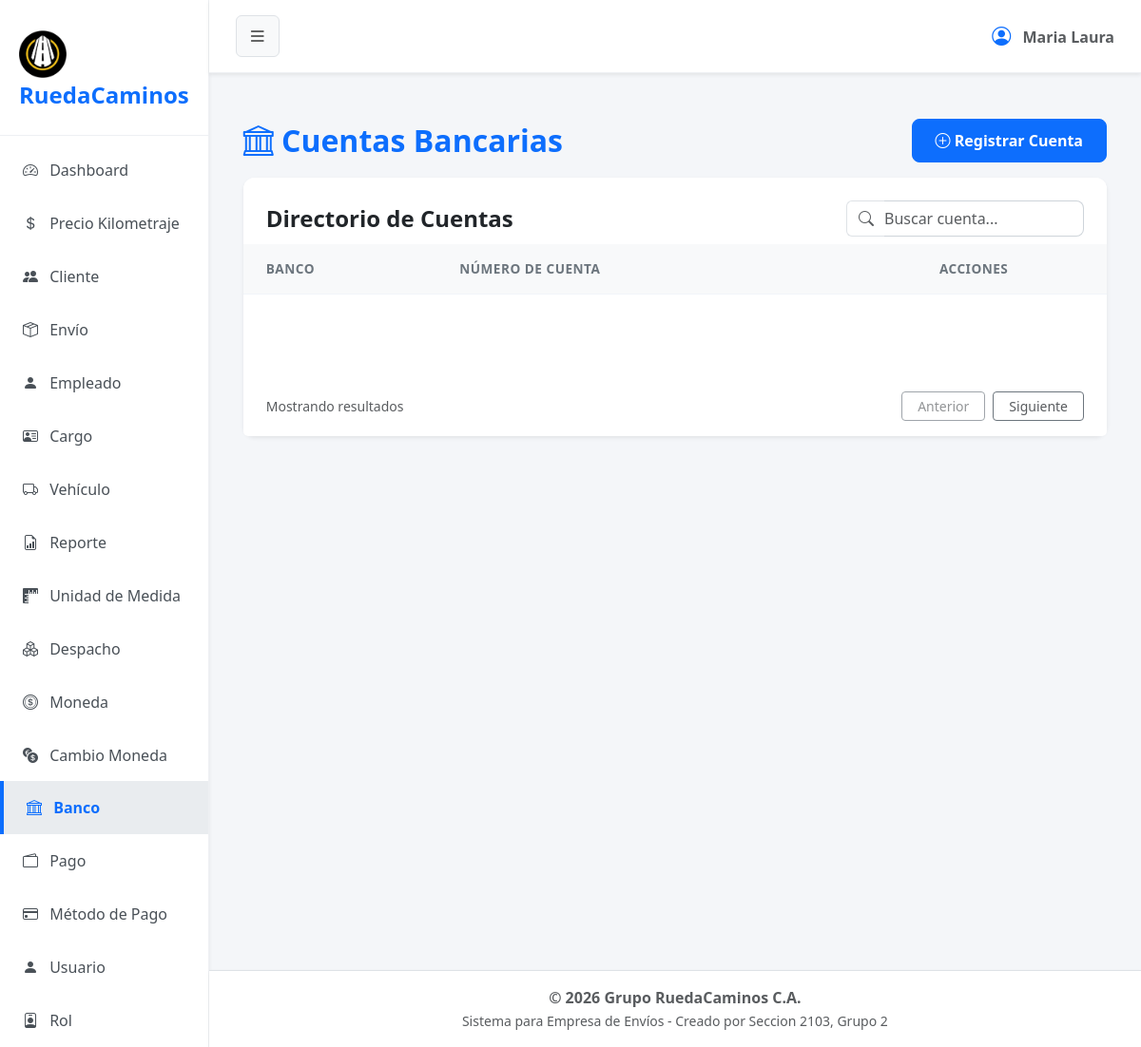
The app's page /?url=bancos, older data.
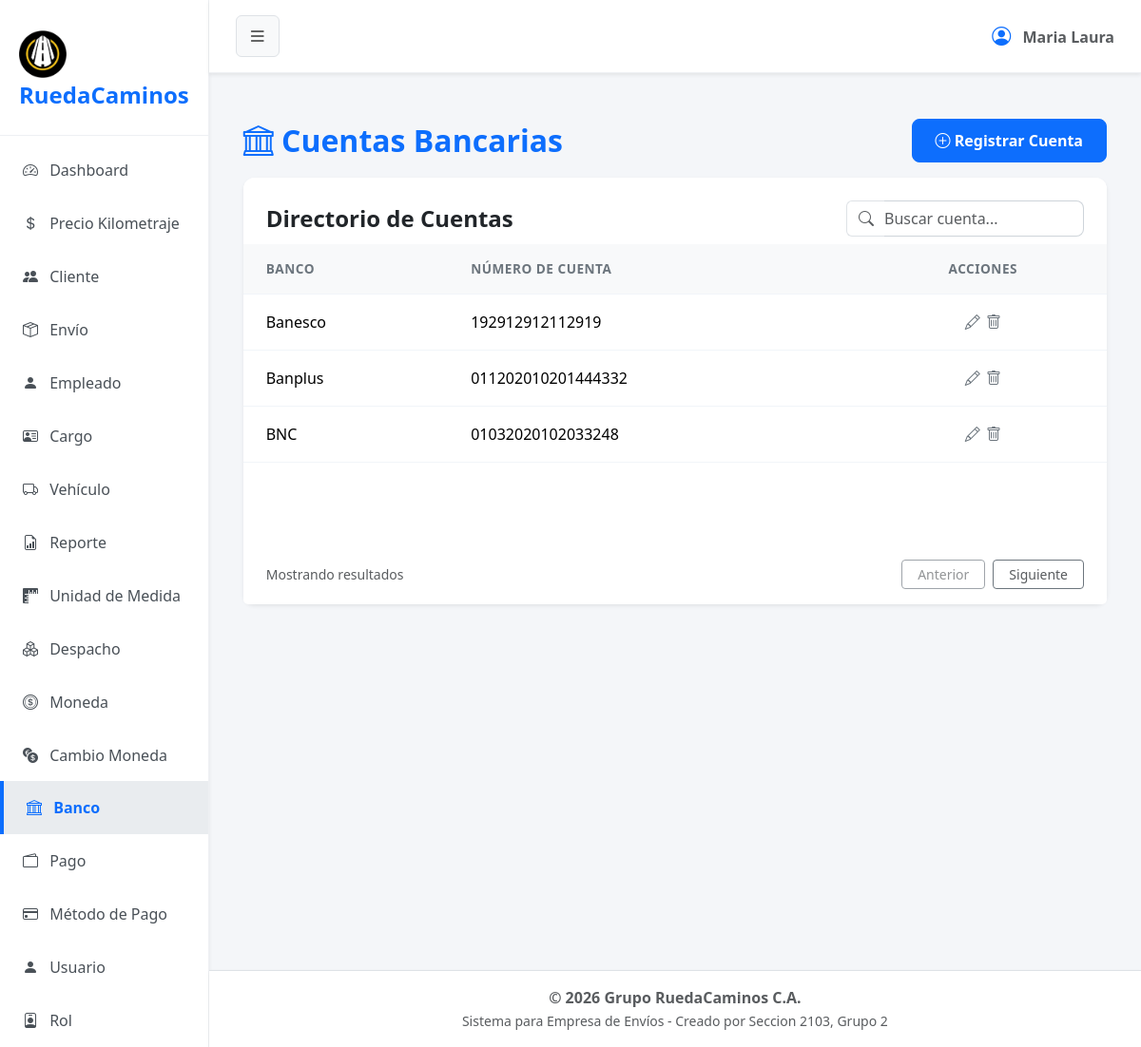
The same page, newer data.
### tables this page shows
CREATE TABLE `cuenta_banco` (
  `cod_cuenta` int(1) NOT NULL,
  `telefono` varchar(11) NOT NULL,
  `numero_cuenta` varchar(20) NOT NULL,
  `cod_banco` int(11) NOT NULL,
  `estado` tinyint(1) NOT NULL
);

CREATE TABLE `banco` (
  `cod_banco` int(1) NOT NULL,
  `nombre` varchar(20) NOT NULL,
  `estado` tinyint(1) NOT NULL
);

### app/controller/bancosController.php (called while the page is built, shortened)
<?php
    $bancoModel = new Banco ();
   $registros = $bancoModel->obt_RegistrosBancos();
    include 'app/view/layout/header.php';
    include 'app/view/bancos/bancosView.php';
    include 'app/view/layout/footer.php';
?>

### index.php (called while the page is built, shortened)
<?php
    $frontController = new FrontController();
?>

### app/config/Conexion.php (called while the page is built, shortened)
<?php
abstract class Conexion
{
    public $host = "localhost";
    public $namedb = "grupo_ruedacaminos";
    public $userdb = "root";
    public $passwd = "";
    public function __construct()
    {
        $this->conexion = $this->getConnection();
    }
    public function getConnection(): PDO
    {
        try {
            $dsn = "mysql:host=" . $this->host . ";dbname=" . $this->namedb . ";charset=utf8";
            $conexion = new PDO($dsn, $this->userdb, $this->passwd);
            $conexion->setAttribute(PDO::ATTR_ERRMODE, PDO::ERRMODE_EXCEPTION);
        } catch (PDOException $error) {
            die('No se pudo conectar a la base de datos, error:' . $error->getMessage());
        }
        return $conexion;
    }
}

### app/model/Banco.php (called while the page is built, shortened)
<?php
class Banco extends Conexion
{
    public function obt_RegistrosBancos()
    {
        try {
            $sentencia = "SELECT cuenta_banco.*, banco.nombre AS nombrebanco
              FROM cuenta_banco
              INNER JOIN banco ON cuenta_banco.cod_banco = banco.cod_banco
              WHERE cuenta_banco.estado = 1";
            $select = $this->conexion->prepare($sentencia);
            $select->execute();
            return $select->fetchAll(\PDO::FETCH_ASSOC);
        } catch (\PDOException $e) {
            return [];
        }
    }
}

### app/view/bancos/componentes/tabla.php (the view, shortened to what this page needs)
<div class="card-body p-0">
    <div class="table-responsive">
        <table class="table table-hover align-middle mb-0">
            <thead class="table-light table-header-custom">
                <tr>
                    <th class="ps-4">BANCO</th>
                    <th>NÚMERO DE CUENTA</th>
                    <th class="pe-4 text-center">ACCIONES</th>
                </tr>
            </thead>
            <tbody>
                <?php foreach ($registros as $dato): ?>
                    <tr>
                        <td class="ps-4 fw-medium"><?= $dato['nombrebanco'] ?></td>
                        <td>
                            <span class="fw-medium"><?php echo $dato['numero_cuenta']; ?></span>
                        </td>
                        <td class="pe-4 text-center">
                            <button type="button" class="btn btn-link text-secondary p-0 m-0 align-baseline" title="Editar" data-bs-toggle="modal" data-bs-target="#editCliente"
                                >
                            <i class="bi bi-pencil"></i>
                            </button>
                            <form action="?url=cliente" method="POST" style="display: inline;">
                                <fieldset style="display: inline;">
                                    <button type="submit" name="tipoSolicitud" value="eliminar" class="btn btn-link text-secondary p-0 m-0 align-baseline" title="Eliminar" onclick="return confirm('¿Está seguro de eliminar este cliente?');">
                                        <i class="bi bi-trash"></i>
                                    </button>
                                </fieldset>
                            </form>
                        </td>
                    </tr>
                <?php endforeach; ?>
                </tbody>
        </table>
    </div>
</div>

### app/controller/FrontController.php (shortened to what this page needs)
<?php
    class FrontController {
        private $dir;
        private $controller;
        private $url;
        public function __construct() {
            if (isset($_REQUEST["url"])) {
                $this->url = $_REQUEST["url"];
                $this->dir = 'app/controller/';
                $this->controller = 'Controller.php';
                $this->getURL();
            } else {
                echo "<script>location='?url=dashboard'</script>";
            }
        }
        private function getURL() {
            if(file_exists($this->dir.$this->url.$this->controller)) {
                require_once($this->dir.$this->url.$this->controller);
            } else {
                echo "<h2>Error 404: Módulo no encontrado</h2>";
                echo "<p>El controlador para '{$this->url}' no existe.</p>";
                echo "<a href='?url=dashboard'>Volver al inicio</a>";
            }
        }
    }
?>

### app/view/layout/header.php (shortened to what this page needs)
<!DOCTYPE html>
<html lang="es">
<head>
    <link href="assets/css/bootstrap.min.css" rel="stylesheet">
    <link href="assets/css/styles.css" rel="stylesheet">
    <link href="assets/icons/bootstrap-icons/font/bootstrap-icons.min.css" rel="stylesheet">
</head>
<body>
    <?php
    $current_url = isset($_GET['url']) ? $_GET['url'] : 'dashboard';
    ?>
    <div class="d-flex" id="wrapper">
        <div id="sidebar-wrapper" class="shadow-sm">
            <div class="sidebar-heading">
                <img src="app/view/img/logo2.png" alt="Logo" class="img-fluid mt-2" style="max-width: 50px;">RuedaCaminos
            </div>
            <div class="list-group list-group-flush mt-2">
                <a href="?url=dashboard" class="list-group-item list-group-item-action <?= $current_url == 'dashboard' ? 'active' : '' ?>">
                    <i class="bi bi-speedometer2 me-2"></i> Dashboard
                </a>
                <a href="?url=kilometraje" class="list-group-item list-group-item-action <?= $current_url == 'kilometraje' ? 'active' : '' ?>">
                    <i class="bi bi-currency-dollar me-2"></i> Precio Kilometraje
                </a>
                <a href="?url=cliente" class="list-group-item list-group-item-action <?= $current_url == 'cliente' ? 'active' : '' ?>">
                    <i class="bi bi-people-fill me-2"></i> Cliente
                </a>
                <a href="?url=envio" class="list-group-item list-group-item-action <?= $current_url == 'envio' ? 'active' : '' ?>">
                    <i class="bi bi-box-seam me-2"></i> Envío
                </a>
                <a href="?url=empleado" class="list-group-item list-group-item-action <?= $current_url == 'empleado' ? 'active' : '' ?>">
                    <i class="bi bi-person-fill me-2"></i> Empleado
                </a>
                <a href="?url=rol" class="list-group-item list-group-item-action <?= $current_url == 'cargo' ? 'active' : '' ?>">
                    <i class="bi bi-person-vcard me-2" ></i> Cargo
                </a>
                <a href="?url=vehiculo" class="list-group-item list-group-item-action <?= $current_url == 'vehiculo' ? 'active' : '' ?>">
                    <i class="bi bi-truck me-2"></i> Vehículo
                </a>
                <a href="?url=reporte" class="list-group-item list-group-item-action <?= $current_url == 'reporte' ? 'active' : '' ?>">
                    <i class="bi bi-file-earmark-bar-graph me-2"></i> Reporte
                </a>
                <a href="?url=unidadesmedida" class="list-group-item list-group-item-action <?= $current_url == 'unidadesmedida' ? 'active' : '' ?>">
                    <i class="bi bi-rulers me-2"></i> Unidad de Medida
                </a>
                <a href="?url=despacho" class="list-group-item list-group-item-action <?= $current_url == 'despacho' ? 'active' : '' ?>">
                    <i class="bi bi-boxes me-2"></i> Despacho
                </a>
                <a href="?url=moneda" class="list-group-item list-group-item-action <?= $current_url == 'moneda' ? 'active' : '' ?>">
                    <i class="bi bi-coin me-2"></i> Moneda
                </a>
                <a href="?url=cambiomoneda" class="list-group-item list-group-item-action <?= $current_url == 'cambiomoneda' ? 'active' : '' ?>">
                    <i class="bi bi-currency-exchange me-2"></i> Cambio Moneda
                </a>
                <a href="?url=bancos" class="list-group-item list-group-item-action <?= $current_url == 'bancos' ? 'active' : '' ?>">
                    <i class="bi bi-bank me-2"></i> Banco
                </a>
                <a href="?url=pago" class="list-group-item list-group-item-action <?= $current_url == 'pago' ? 'active' : '' ?>">
                    <i class="bi bi-wallet2 me-2"></i> Pago
                </a>
                <a href="?url=metodospago" class="list-group-item list-group-item-action <?= $current_url == 'metodospago' ? 'active' : '' ?>">
                    <i class="bi bi-credit-card me-2"></i> Método de Pago
                </a>
                <a href="?url=usuario" class="list-group-item list-group-item-action <?= $current_url == 'usuario' ? 'active' : '' ?>">
                    <i class="bi bi-person-fill me-2"></i> Usuario
                </a>
                <a href="?url=rol" class="list-group-item list-group-item-action <?= $current_url == 'rol' ? 'active' : '' ?>">
                    <i class="bi bi-person-badge me-2"></i> Rol
                </a>
            </div>
        </div>
        <div id="page-content-wrapper" class="d-flex flex-column min-vh-100 w-100">
            <nav class="navbar navbar-expand-lg navbar-light shadow-sm">
                <div class="container-fluid">
                    <button class="btn btn-light border" id="sidebarToggle"><i class="bi bi-list fs-5"></i></button>
                    <div class="ms-auto d-flex align-items-center">
                        <span class="text-muted fw-bold"><i class="bi bi-person-circle fs-5 me-2 text-primary"></i> Maria Laura</span>
                    </div>
                </div>
            </nav>
            <main class="container-fluid">

### app/view/bancos/bancosView.php (shortened to what this page needs)
<main class="container-fluid py-5 px-4">
    <div class="row">
        <div class="col-12 mb-4">
            <header class="d-flex justify-content-between align-items-center mb-3">
                <h2 class="mb-0 text-primary fw-bold"><i class="bi bi-bank"></i> Cuentas Bancarias</h2>
                <button type="button" class="btn btn-primary" data-bs-toggle="modal" data-bs-target="#registerBanco">
                    <i class="bi bi-plus-circle"></i> Registrar Cuenta
                </button>
            </header>
            <section class="card shadow-sm border-0 h-100">
                <div class="card-header bg-white border-bottom-0 pt-4 pb-2 px-4 d-flex justify-content-between align-items-center">
                    <h4 class="mb-0 fw-bold">Directorio de Cuentas</h4>
                    <div class="input-group" style="max-width: 250px;">
                        <span class="input-group-text bg-transparent border-end-0 text-muted">
                            <i class="bi bi-search"></i>
                        </span>
                        <input type="text" class="form-control border-start-0 ps-0 text-muted" placeholder="Buscar cuenta...">
                    </div>
                </div>
                <?php require 'componentes/tabla.php'; ?>
                <footer class="card-footer bg-white border-top-0 d-flex justify-content-between align-items-center px-4 py-3">
                    <span class="text-muted small">Mostrando resultados</span>
                    <div class="d-flex gap-2">
                        <button class="btn btn-outline-secondary btn-sm px-3 text-muted" disabled>Anterior</button>
                        <button class="btn btn-outline-secondary btn-sm px-3 text-muted">Siguiente</button>
                    </div>
                </footer>
            </section>
        </div>
    </div>
</main>

### app/view/layout/footer.php (shortened to what this page needs)
        </main>
        <footer class="bg-white text-center py-3 mt-auto border-top w-100 shadow-sm">
            <div class="container-fluid">
                <p class="mb-0 text-muted fw-semibold">&copy; <?= date('Y') ?> Grupo RuedaCaminos C.A.</p>
                <small class="text-muted">Sistema para Empresa de Envíos - Creado por Seccion 2103, Grupo 2</small>
            </div>
        </footer>
    </div>
</div>
</body>
</html>

### assets/css/styles.css (style rules this page uses)
body { background-color: #f4f6f9; font-family: 'Segoe UI', Tahoma, Geneva, Verdana, sans-serif; overflow-x: hidden; }
#wrapper { display: flex; transition: all 0.3s ease-in-out; }
#sidebar-wrapper { min-height: 100vh; width: 250px; background-color: #ffffff; border-right: 1px solid #eef0f3; transition: margin .25s ease-out; }
#sidebar-wrapper .sidebar-heading { padding: 1.5rem 1.25rem; font-size: 1.5rem; font-weight: 800; color: #0d6efd; border-bottom: 1px solid #eef0f3; }
#sidebar-wrapper .list-group { width: 100%; }
#page-content-wrapper { min-width: 0; width: 100%; display: flex; flex-direction: column; }
.list-group-item { border: none; padding: 1rem 1.5rem; font-weight: 500; color: #495057; border-left: 4px solid transparent; }
.list-group-item.active { background-color: #e9ecef; color: #0d6efd; border-color: #0d6efd; border-left: 4px solid #0d6efd; font-weight: 700; }
.navbar { background-color: #ffffff; border-bottom: 1px solid #eef0f3; padding: 1rem; }
.card { box-shadow: 0 4px 12px rgba(0,0,0,0.05); border: none; border-radius: 12px; margin-bottom: 1.5rem; }
.card-header { background-color: #ffffff; border-bottom: 1px solid #eef0f3; font-weight: 600; border-top-left-radius: 12px !important; border-top-right-radius: 12px !important; }
.form-control, .form-select { border-radius: 8px; border-color: #ced4da; }
.btn-primary, .btn-success { border-radius: 8px; padding: 10px 24px; font-weight: 600; }
.table > :not(caption) > * > * { padding: 1rem 0.75rem; border-bottom-color: #f1f5f9; }
.table-header-custom th { color: #6c757d; font-weight: 600; font-size: 0.85rem; letter-spacing: 0.5px; }

Row changes from the older to the newer data that the page shows:
added cuenta_banco: cod_banco.nombre "Banesco", numero_cuenta "192912912112919"
added cuenta_banco: cod_banco.nombre "Banplus", numero_cuenta "011202010201444332"
added cuenta_banco: cod_banco.nombre "BNC", numero_cuenta "01032020102033248"
